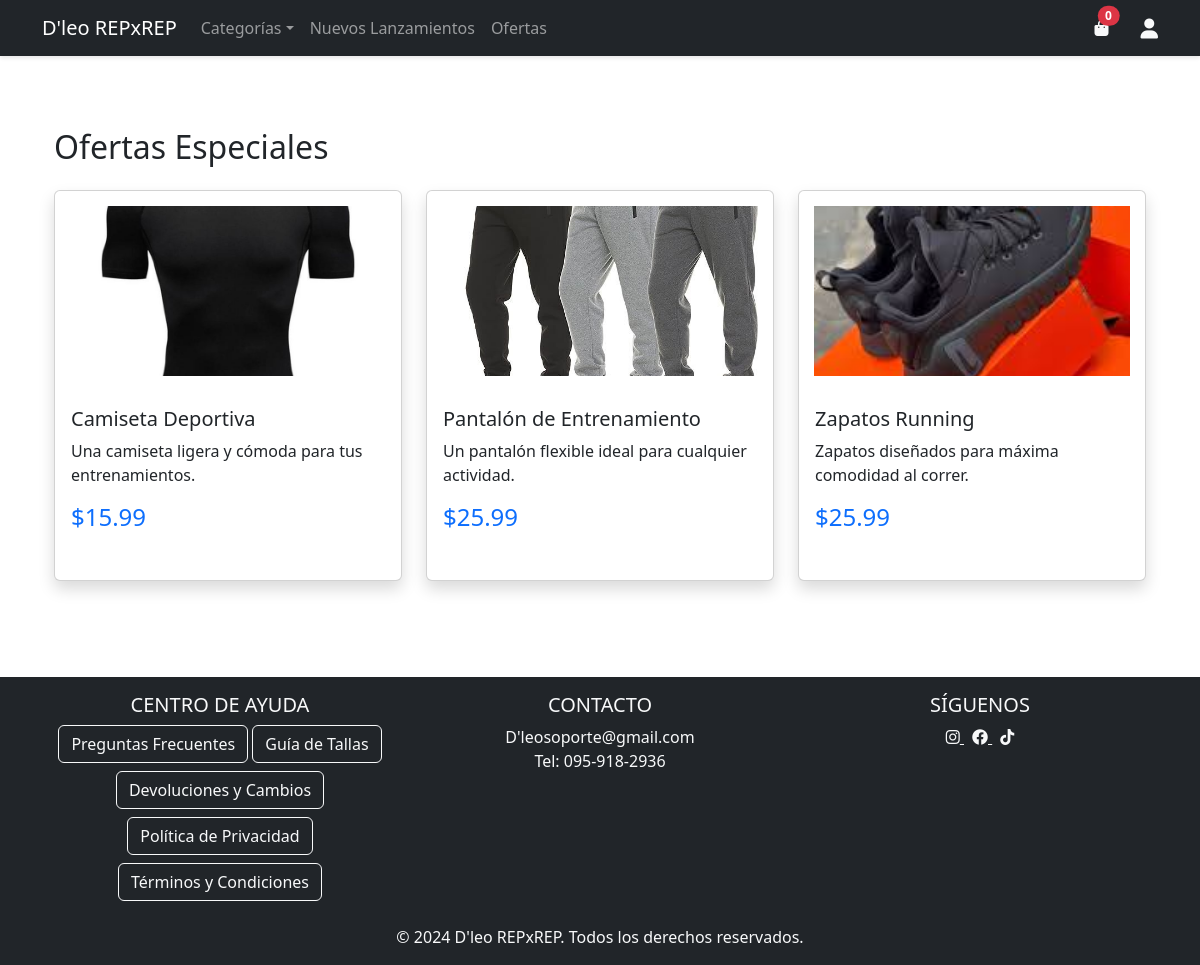
Page /ofertas on the committed database.
### app.py (models this page shows)
class Producto(db.Model):
    id = db.Column(db.Integer, primary_key=True)
    nombre = db.Column(db.String(100), nullable=False)
    descripcion = db.Column(db.Text)
    precio = db.Column(db.Float, nullable=False)
    imagen = db.Column(db.String(200))
    categoria = db.Column(db.String(50), nullable=False)
    stock = db.Column(db.Integer, default=0)
    fecha_creacion = db.Column(db.DateTime, default=datetime.now)
    en_oferta = db.Column(db.Boolean, default=False)
    precio_oferta = db.Column(db.Float)
    items_pedido = db.relationship('ItemPedido', backref='producto', lazy=True)

### app.py (the view)
@app.route('/ofertas')
def ofertas():
    productos = Producto.query.filter_by(en_oferta=True).all()
    return render_template('categoria.html', productos=productos, categoria="Ofertas Especiales")

### app.py (called while the page is built)
@app.before_request
def inicializar_carrito():
    if 'carrito' not in session:
        session['carrito'] = []

@app.context_processor
def utility_processor():
    def categoria_nombre(codigo):
        nombres = {
            'top': 'Tops Deportivos',
            'legging': 'Leggings',
            'short': 'Shorts',
            'camiseta': 'Camisetas',
            'pantalon': 'Pantalones',
            'soporte': 'Soportes',
            'guante': 'Guantes',
            'banda': 'Bandas Elásticas',
            'toalla': 'Toallas'
        }
        return nombres.get(codigo, codigo.capitalize())
    return dict(categoria_nombre=categoria_nombre)

### templates/categoria.html
{% extends "base.html" %}
{% block content %}
<div class="container mt-4">
    <h2 class="mb-4">{{ categoria | title }}</h2>
    {% if productos %}
        <div class="row row-cols-1 row-cols-md-3 g-4">
            {% for producto in productos %}
                <div class="col">
                    <div class="card h-100 shadow">
                        <img src="{{ url_for('static', filename='img/' + producto.imagen) }}"
                             class="card-img-top"
                             alt="{{ producto.nombre }}">
                        <div class="card-body">
                            <h5 class="card-title">{{ producto.nombre }}</h5>
                            <p class="card-text">{{ producto.descripcion }}</p>
                            <p class="h4 text-primary">${{ producto.precio }}</p>
                        </div>
                    </div>
                </div>
            {% endfor %}
        </div>
    {% else %}
        <div class="alert alert-warning">
            No hay productos en esta categoría.
        </div>
    {% endif %}
</div>
{% endblock %}

### static/css/styles.css (style rules this page uses)
body { background-color: #f8f9fa; font-family: 'Segoe UI', system-ui, sans-serif; min-height: 100vh; display: flex; flex-direction: column; }
.card { transition: transform 0.3s, box-shadow 0.3s; border: none; margin-bottom: 1.5rem; }
.card-img-top { height: 200px; object-fit: cover; object-position: center; padding: 15px; }
.card { transition: transform 0.3s, box-shadow 0.3s; }

### rows in the picture
Producto: imagen (picture), nombre "Camiseta Deportiva", descripcion "Una camiseta ligera y cómoda para tus entrenamientos.", precio "15.99"
Producto: imagen (picture), nombre "Pantalón de Entrenamiento", descripcion "Un pantalón flexible ideal para cualquier actividad.", precio "25.99"
Producto: imagen (picture), nombre "Zapatos Running", descripcion "Zapatos diseñados para máxima comodidad al correr.", precio "25.99"

### other values in the picture
{{ session['carrito']|length if 'carrito' in session else 0 }} "0"
{{ categoria | title }} "Ofertas Especiales"
